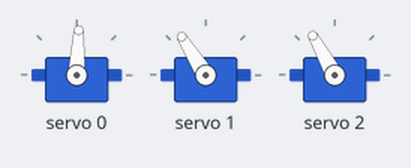
Bench run of a sketch on a simulated Arduino Uno, built with avr-gcc and run on an emulated ATmega328P. Parts: 3 × servo. What the sketch prints to the serial monitor is not drawn.

Above: at 1.1 s.
Timing chart, 0 to 2.6 s (numbered marks = the images above):
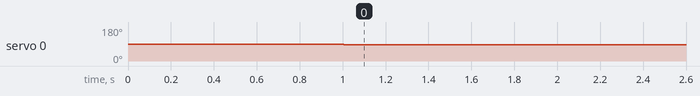

The sketch:

quad_robot_13102017_backup.ino
```cpp
#include <math.h>
#include <Wire.h>
#include <Adafruit_PWMServoDriver.h>

Adafruit_PWMServoDriver pwm = Adafruit_PWMServoDriver(0x40);

//servo specs
#define MIN_PULSE_WIDTH 400 //in micro seconds
#define MAX_PULSE_WIDTH 2400 //in micro seconds
#define FREQUENCY 50 //Hz

#define CoxaLength 20
#define FemurLength 70
#define TibiaLength 106

int Coxas[] = {0, 3, 6, 9};
int Femurs[] = {1, 4, 7, 10};
int Tibias[] = {2, 5, 8, 11};

int DegreeCoxas[4];
int DegreeFemurs[4];
int DegreeTibias[4];

// leg positions
int x = 60;
int y = 60;
int z = 70;

//comands for direction and rotation of body
int ComDirX = 0;
int ComDirY = 0;
int ComDirZ = 0;
int ComRotZ = 0;

//leg index for walking gait incrementing each leg 128 steps in 1 cycle
int legIndex = 0;
int LB = legIndex;
int RB = legIndex + 32;
int RF = legIndex + 64;
int LF = legIndex + 96;

//analog values for PWM sent to servo
int analog_value;
int ANALOG_MIN = 4095 / (20000 / MIN_PULSE_WIDTH);
int ANALOG_MAX = 4095 / (20000 / MAX_PULSE_WIDTH);

//controller input
int CommandInput;

void setup() {
  Serial.begin(115200);
  pwm.begin();
  pwm.setPWMFreq(FREQUENCY);

  delay(1000);
}

void loop() {
  ReceiveCommand(ComDirX, ComDirY, ComDirZ, ComRotZ);
  Serial.println(ComDirX);
  ComDirY = 100;
  Serial.println(ComDirY);
  Serial.println(ComDirZ);
  Serial.println(ComRotZ);
  WalkingCycle(x, y, z);

  InverseKinematics(0, x, y, z);
  pwm.setPWM(Coxas[0], 0, pulseWidthInverse(DegreeCoxas[0]));
  pwm.setPWM(Femurs[0], 0, pulseWidthInverse(DegreeFemurs[0]));
  pwm.setPWM(Tibias[0], 0, pulseWidthInverse(DegreeTibias[0]));
}

//------------------------------------------------------------------------
//walking command from controller
void ReceiveCommand(int dirX, int dirY, int dirZ, int rotZ) {
  if (Serial.available() > 0) {
    CommandInput = Serial.read();
    if (CommandInput == 0) {
      dirX = 0;
      dirY = 0;
      dirZ = 0;
      rotZ = 0;
    }
     else if (CommandInput == 0) {
      //eventually analog inputs from controler. for now values from -100 to 100 in each direction
      dirX = 0; //+100 move right at high speed, -100 move left at high speed
      dirY = 100; //+100 move forward at high speed, -100 move backward at high speed
      dirZ = 0; //+100 body higher up to threshold, -100 body lower up to threshold
      rotZ = 0; //+100 rotate right at high speed, -100 rotate left at high speed
    }
  }
  Serial.print("Command ");
  Serial.println(CommandInput);
}

//-------------------------------------------------------------------------
//define what step in each leg cycle and what position each leg has to take
void WalkingCycle(int nextX, int nextY, int nextZ) {
  if (ComDirZ > 0 > ComDirZ) {
    int BodyHeight = ComDirZ;
    map(BodyHeight, -100, 100, -30, 30);
    nextZ = z + BodyHeight; // Z COORDINATE TO SEND TO IK
  }
  if (legIndex < 96) {
    if (ComDirX > 0 > ComDirX) { //
      int StepLength = ComDirX;
      map(StepLength, -100, 100, -140, 140); //defining step length in mm
      int StepX = legIndex * sqrt(sq(StepLength)) / 96; //giving x position in step length
      int StepMinPos = 60 - (StepLength / 2); //defining x coordinates of begining of step
      int StepMaxPos = 60 - (StepLength / 2); //defining x coordinates of end of step
      nextX = StepX;
      map (nextX, 0, StepLength, StepMinPos, StepMaxPos); //new x position
    }
    if (ComDirY > 0 > ComDirY) {
      int StepLength = ComDirY;
      map(StepLength, -100, 100, -140, 140); //defining step length in mm
      int StepY = legIndex * sqrt(sq(StepLength)) / 96; //giving y position in step length
      int StepMinPos = 60 - (StepLength / 2); //defining y coordinates of begining of step
      int StepMaxPos = 60 - (StepLength / 2); //defining y coordinates of end of step
      nextY = StepY;
      map (nextY, 0, StepLength, StepMinPos, StepMaxPos); //new y position
    }
    nextX = ((nextX - 60) / 2) + 60; //next x position for front back and translate movement combination
    nextY = ((nextY - 60) / 2) + 60; //next y position for front back and translate movement combination
    legIndex = (legIndex + 1) % 128; // individual leg indexes automatically update
  }
  else if (96 <= legIndex) {
    if (ComDirX > 0 > ComDirX) { //
      int StepLength = ComDirX;
      map(StepLength, -100, 100, 140, -140); //defining step length in mm
      int StepX = legIndex * sqrt(sq(StepLength)) / 32; //giving x position in step length
      int StepMinPos = 60 - (StepLength / 2); //defining x coordinates of begining of step
      int StepMaxPos = 60 - (StepLength / 2); //defining x coordinates of end of step
      nextX = StepX;
      map (nextX, 0, StepLength, StepMinPos, StepMaxPos); //new x position
    }
    if (ComDirY > 0 > ComDirY) {
      int StepLength = ComDirY;
      map(StepLength, -100, 100, 140, -140); //defining step length in mm
      int StepY = legIndex * sqrt(sq(StepLength)) / 32; //giving y position in step length
      int StepMinPos = 60 - (StepLength / 2); //defining y coordinates of begining of step
      int StepMaxPos = 60 - (StepLength / 2); //defining y coordinates of end of step
      nextY = StepY;
      map (nextY, 0, StepLength, StepMinPos, StepMaxPos); //new y position
    }
    nextZ = -0.1 * sq(legIndex - 112) + 20; // Z COORDINATE TO SEND TO IK for lift parabola
    nextX = ((nextX - 60) / 2) + 60; //next x position for front back and translate movement combination
    nextY = ((nextY - 60) / 2) + 60; //next y position for front back and translate movement combination
    legIndex = (legIndex + 1) % 128; // individual leg indexes automatically update
  }
  if (ComRotZ > 0 > ComRotZ) {
    int RotSpeed = ComRotZ;
    map (RotSpeed, -100, 100, -PI / 4, PI / 4);
    int RotAngle = RotSpeed / 64; //defining micro angle steps
    double CurCoxaAngle = atan2(nextY, nextX); //coxa angle after translation movement
    double LegLength = sqrt(sq(x) + sq(y));
    nextX = LegLength * cos(CurCoxaAngle + RotAngle); // X COORDINATE TO SEND TO IK
    nextY = LegLength * sin(CurCoxaAngle + RotAngle); // Y COORDINATE TO SEND TO IK
  }
}

int pulseWidthNormal(int radian) {
  analog_value = map(radian, 0, 3141, ANALOG_MIN, ANALOG_MAX);
  Serial.print("Servo analog value : ");
  Serial.println(analog_value);
  return analog_value;
}

int pulseWidthInverse(int radian) {
  analog_value = map(radian, 3141, 0, ANALOG_MIN, ANALOG_MAX);
  Serial.print("Servo analog value : ");
  Serial.println(analog_value);
  return analog_value;
}

//-----------------------------------------------------------------------
//inverse kinematics calculating next x y z position for each leg
void InverseKinematics(int numPatte, int x, int y, int z) {
  //--------------------------leg IK---------------------
  double CoxaAngle = atan2(y, x);
  double LegLength = sqrt(sq(x) + sq(y));
  double Hf = sqrt(sq(LegLength - CoxaLength) + sq(z));
  double A1 = atan2(LegLength - CoxaLength, z);
  double A2 = acos((sq(TibiaLength) - sq(FemurLength) - sq(Hf)) / (-2 * FemurLength * Hf));
  double FemurAngle = PI / 2 - (A1 + A2);
  double C1 = acos((sq(Hf) - sq(TibiaLength) - sq(FemurLength)) / (-2 * FemurLength * TibiaLength));
  double TibiaAngle = PI / 2 - C1;

  DegreeCoxas[numPatte] = (CoxaAngle + (PI / 4)) * 1000; //Coxa in radians x1000
  DegreeFemurs[numPatte] = (FemurAngle + (PI / 2)) * 1000; //Femur in radians x1000
  DegreeTibias[numPatte] = ((PI / 2) - TibiaAngle) * 1000; //Tibia in radians x1000
}
```

Measured:
- by itself, servo 0: 90° → 87° at 1.0 s
